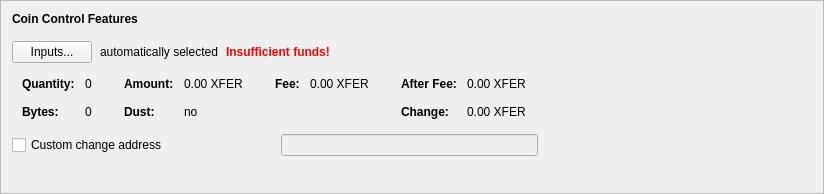
      <widget class="QFrame" name="frameCoinControl">
       <property name="sizePolicy">
        <sizepolicy hsizetype="Preferred" vsizetype="Fixed">
         <horstretch>0</horstretch>
         <verstretch>0</verstretch>
        </sizepolicy>
       </property>
       <property name="minimumSize">
        <size>
         <width>600</width>
         <height>194</height>
        </size>
       </property>
       <property name="frameShape">
        <enum>QFrame::StyledPanel</enum>
       </property>
       <property name="frameShadow">
        <enum>QFrame::Raised</enum>
       </property>
       <layout class="QVBoxLayout" name="verticalLayout_4">
        <item>
         <layout class="QVBoxLayout" name="verticalLayoutCoinControl" stretch="0,0,0,0,0">
          <property name="spacing">
           <number>0</number>
          </property>
          <property name="sizeConstraint">
           <enum>QLayout::SetDefaultConstraint</enum>
          </property>
          <property name="leftMargin">
           <number>0</number>
          </property>
          <property name="topMargin">
           <number>0</number>
          </property>
          <item>
           <layout class="QHBoxLayout" name="horizontalLayoutCoinControl1">
            <property name="bottomMargin">
             <number>15</number>
            </property>
            <item>
             <widget class="QLabel" name="labelCoinControlFeatures">
              <property name="sizePolicy">
               <sizepolicy hsizetype="Preferred" vsizetype="Maximum">
                <horstretch>0</horstretch>
                <verstretch>0</verstretch>
               </sizepolicy>
              </property>
              <property name="font">
               <font>
                <weight>75</weight>
                <bold>true</bold>
               </font>
              </property>
              <property name="styleSheet">
               <string notr="true">font-weight:bold;</string>
              </property>
              <property name="text">
               <string>Coin Control Features</string>
              </property>
             </widget>
            </item>
           </layout>
          </item>
          <item>
           <layout class="QHBoxLayout" name="horizontalLayoutCoinControl2" stretch="0,0,0,0">
            <property name="spacing">
             <number>8</number>
            </property>
            <property name="bottomMargin">
             <number>10</number>
            </property>
            <item>
             <widget class="QPushButton" name="pushButtonCoinControl">
              <property name="styleSheet">
               <string notr="true"/>
              </property>
              <property name="text">
               <string>Inputs...</string>
              </property>
              <property name="autoDefault">
               <bool>false</bool>
              </property>
             </widget>
            </item>
            <item>
             <widget class="QLabel" name="labelCoinControlAutomaticallySelected">
              <property name="text">
               <string>automatically selected</string>
              </property>
              <property name="margin">
               <number>5</number>
              </property>
             </widget>
            </item>
            <item>
             <widget class="QLabel" name="labelCoinControlInsuffFunds">
              <property name="font">
               <font>
                <weight>75</weight>
                <bold>true</bold>
               </font>
              </property>
              <property name="styleSheet">
               <string notr="true">color:red;font-weight:bold;</string>
              </property>
              <property name="text">
               <string>Insufficient funds!</string>
              </property>
              <property name="margin">
               <number>5</number>
              </property>
             </widget>
            </item>
            <item>
             <spacer name="horizontalSpacerCoinControl">
              <property name="orientation">
               <enum>Qt::Horizontal</enum>
              </property>
              <property name="sizeHint" stdset="0">
               <size>
                <width>40</width>
                <height>1</height>
               </size>
              </property>
             </spacer>
            </item>
           </layout>
          </item>
          <item>
           <widget class="QWidget" name="widgetCoinControl" native="true">
            <property name="sizePolicy">
             <sizepolicy hsizetype="Preferred" vsizetype="Preferred">
              <horstretch>0</horstretch>
              <verstretch>0</verstretch>
             </sizepolicy>
            </property>
            <property name="minimumSize">
             <size>
              <width>0</width>
              <height>0</height>
             </size>
            </property>
            <property name="styleSheet">
             <string notr="true"/>
            </property>
            <layout class="QHBoxLayout" name="horizontalLayoutCoinControl5">
             <property name="leftMargin">
              <number>0</number>
             </property>
             <property name="topMargin">
              <number>0</number>
             </property>
             <property name="rightMargin">
              <number>0</number>
             </property>
             <property name="bottomMargin">
              <number>0</number>
             </property>
             <item>
              <layout class="QHBoxLayout" name="horizontalLayoutCoinControl3" stretch="0,0,0,1">
               <property name="spacing">
                <number>20</number>
               </property>
               <property name="topMargin">
                <number>0</number>
               </property>
               <property name="bottomMargin">
                <number>10</number>
               </property>
               <item>
                <layout class="QFormLayout" name="formLayoutCoinControl1">
                 <property name="horizontalSpacing">
                  <number>10</number>
                 </property>
                 <property name="verticalSpacing">
                  <number>14</number>
                 </property>
                 <property name="leftMargin">
                  <number>10</number>
                 </property>
                 <property name="topMargin">
                  <number>4</number>
                 </property>
                 <property name="rightMargin">
                  <number>6</number>
                 </property>
                 <item row="0" column="0">
                  <widget class="QLabel" name="labelCoinControlQuantityText">
                   <property name="font">
                    <font>
                     <weight>75</weight>
                     <bold>true</bold>
                    </font>
                   </property>
                   <property name="text">
                    <string>Quantity:</string>
                   </property>
                   <property name="margin">
                    <number>0</number>
                   </property>
                  </widget>
                 </item>
                 <item row="0" column="1">
                  <widget class="QLabel" name="labelCoinControlQuantity">
                   <property name="cursor">
                    <cursorShape>IBeamCursor</cursorShape>
                   </property>
                   <property name="contextMenuPolicy">
                    <enum>Qt::ActionsContextMenu</enum>
                   </property>
                   <property name="text">
                    <string notr="true">0</string>
                   </property>
                   <property name="margin">
                    <number>0</number>
                   </property>
                   <property name="textInteractionFlags">
                    <set>Qt::LinksAccessibleByMouse|Qt::TextSelectableByKeyboard|Qt::TextSelectableByMouse</set>
                   </property>
                  </widget>
                 </item>
                 <item row="1" column="0">
                  <widget class="QLabel" name="labelCoinControlBytesText">
                   <property name="font">
                    <font>
                     <weight>75</weight>
                     <bold>true</bold>
                    </font>
                   </property>
                   <property name="text">
                    <string>Bytes:</string>
                   </property>
                  </widget>
                 </item>
                 <item row="1" column="1">
                  <widget class="QLabel" name="labelCoinControlBytes">
                   <property name="cursor">
                    <cursorShape>IBeamCursor</cursorShape>
                   </property>
                   <property name="contextMenuPolicy">
                    <enum>Qt::ActionsContextMenu</enum>
                   </property>
                   <property name="text">
                    <string notr="true">0</string>
                   </property>
                   <property name="textInteractionFlags">
                    <set>Qt::LinksAccessibleByMouse|Qt::TextSelectableByKeyboard|Qt::TextSelectableByMouse</set>
                   </property>
                  </widget>
                 </item>
                </layout>
               </item>
               <item>
                <layout class="QFormLayout" name="formLayoutCoinControl2">
                 <property name="horizontalSpacing">
                  <number>10</number>
                 </property>
                 <property name="verticalSpacing">
                  <number>14</number>
                 </property>
                 <property name="leftMargin">
                  <number>6</number>
                 </property>
                 <property name="topMargin">
                  <number>4</number>
                 </property>
                 <property name="rightMargin">
                  <number>6</number>
                 </property>
                 <item row="0" column="0">
                  <widget class="QLabel" name="labelCoinControlAmountText">
                   <property name="font">
                    <font>
                     <weight>75</weight>
                     <bold>true</bold>
                    </font>
                   </property>
                   <property name="text">
                    <string>Amount:</string>
                   </property>
                   <property name="margin">
                    <number>0</number>
                   </property>
                  </widget>
                 </item>
                 <item row="0" column="1">
                  <widget class="QLabel" name="labelCoinControlAmount">
                   <property name="cursor">
                    <cursorShape>IBeamCursor</cursorShape>
                   </property>
                   <property name="contextMenuPolicy">
                    <enum>Qt::ActionsContextMenu</enum>
                   </property>
                   <property name="text">
                    <string notr="true">0.00 XFER</string>
                   </property>
                   <property name="textInteractionFlags">
                    <set>Qt::LinksAccessibleByMouse|Qt::TextSelectableByKeyboard|Qt::TextSelectableByMouse</set>
                   </property>
                  </widget>
                 </item>
                 <item row="1" column="0">
                  <widget class="QLabel" name="labelCoinControlLowOutputText">
                   <property name="font">
                    <font>
                     <weight>75</weight>
                     <bold>true</bold>
                    </font>
                   </property>
                   <property name="text">
                    <string>Dust:</string>
                   </property>
                  </widget>
                 </item>
                 <item row="1" column="1">
                  <widget class="QLabel" name="labelCoinControlLowOutput">
                   <property name="cursor">
                    <cursorShape>IBeamCursor</cursorShape>
                   </property>
                   <property name="contextMenuPolicy">
                    <enum>Qt::ActionsContextMenu</enum>
                   </property>
                   <property name="text">
                    <string notr="true">no</string>
                   </property>
                   <property name="textInteractionFlags">
                    <set>Qt::LinksAccessibleByMouse|Qt::TextSelectableByKeyboard|Qt::TextSelectableByMouse</set>
                   </property>
                  </widget>
                 </item>
                </layout>
               </item>
               <item>
                <layout class="QFormLayout" name="formLayoutCoinControl3">
                 <property name="horizontalSpacing">
                  <number>10</number>
                 </property>
                 <property name="verticalSpacing">
                  <number>14</number>
                 </property>
                 <property name="leftMargin">
                  <number>6</number>
                 </property>
                 <property name="topMargin">
                  <number>4</number>
                 </property>
                 <property name="rightMargin">
                  <number>6</number>
                 </property>
                 <item row="0" column="0">
                  <widget class="QLabel" name="labelCoinControlFeeText">
                   <property name="font">
                    <font>
                     <weight>75</weight>
                     <bold>true</bold>
                    </font>
                   </property>
                   <property name="text">
                    <string>Fee:</string>
                   </property>
                   <property name="margin">
                    <number>0</number>
                   </property>
                  </widget>
                 </item>
                 <item row="0" column="1">
                  <widget class="QLabel" name="labelCoinControlFee">
                   <property name="cursor">
                    <cursorShape>IBeamCursor</cursorShape>
                   </property>
                   <property name="contextMenuPolicy">
                    <enum>Qt::ActionsContextMenu</enum>
                   </property>
                   <property name="text">
                    <string notr="true">0.00 XFER</string>
                   </property>
                   <property name="textInteractionFlags">
                    <set>Qt::LinksAccessibleByMouse|Qt::TextSelectableByKeyboard|Qt::TextSelectableByMouse</set>
                   </property>
                  </widget>
                 </item>
                </layout>
               </item>
               <item>
                <layout class="QFormLayout" name="formLayoutCoinControl4">
                 <property name="horizontalSpacing">
                  <number>10</number>
                 </property>
                 <property name="verticalSpacing">
                  <number>14</number>
                 </property>
                 <property name="leftMargin">
                  <number>6</number>
                 </property>
                 <property name="topMargin">
                  <number>4</number>
                 </property>
                 <property name="rightMargin">
                  <number>6</number>
                 </property>
                 <item row="0" column="0">
                  <widget class="QLabel" name="labelCoinControlAfterFeeText">
                   <property name="font">
                    <font>
                     <weight>75</weight>
                     <bold>true</bold>
                    </font>
                   </property>
                   <property name="text">
                    <string>After Fee:</string>
                   </property>
                   <property name="margin">
                    <number>0</number>
                   </property>
                  </widget>
                 </item>
                 <item row="0" column="1">
                  <widget class="QLabel" name="labelCoinControlAfterFee">
                   <property name="cursor">
                    <cursorShape>IBeamCursor</cursorShape>
                   </property>
                   <property name="contextMenuPolicy">
                    <enum>Qt::ActionsContextMenu</enum>
                   </property>
                   <property name="text">
                    <string notr="true">0.00 XFER</string>
                   </property>
                   <property name="textInteractionFlags">
                    <set>Qt::LinksAccessibleByMouse|Qt::TextSelectableByKeyboard|Qt::TextSelectableByMouse</set>
                   </property>
                  </widget>
                 </item>
                 <item row="1" column="0">
                  <widget class="QLabel" name="labelCoinControlChangeText">
                   <property name="font">
                    <font>
                     <weight>75</weight>
                     <bold>true</bold>
                    </font>
                   </property>
                   <property name="text">
                    <string>Change:</string>
                   </property>
                  </widget>
                 </item>
                 <item row="1" column="1">
                  <widget class="QLabel" name="labelCoinControlChange">
                   <property name="cursor">
                    <cursorShape>IBeamCursor</cursorShape>
                   </property>
                   <property name="contextMenuPolicy">
                    <enum>Qt::ActionsContextMenu</enum>
                   </property>
                   <property name="text">
                    <string notr="true">0.00 XFER</string>
                   </property>
                   <property name="textInteractionFlags">
                    <set>Qt::LinksAccessibleByMouse|Qt::TextSelectableByKeyboard|Qt::TextSelectableByMouse</set>
                   </property>
                  </widget>
                 </item>
                </layout>
               </item>
              </layout>
             </item>
            </layout>
           </widget>
          </item>
          <item>
           <layout class="QHBoxLayout" name="horizontalLayoutCoinControl4" stretch="0,0,0">
            <property name="spacing">
             <number>12</number>
            </property>
            <property name="sizeConstraint">
             <enum>QLayout::SetDefaultConstraint</enum>
            </property>
            <property name="topMargin">
             <number>5</number>
            </property>
            <property name="rightMargin">
             <number>5</number>
            </property>
            <item>
             <widget class="QCheckBox" name="checkBoxCoinControlChange">
              <property name="toolTip">
               <string>If this is activated, but the change address is empty or invalid, change will be sent to a newly generated address.</string>
              </property>
              <property name="text">
               <string>Custom change address</string>
              </property>
             </widget>
            </item>
            <item>
             <widget class="QValidatedLineEdit" name="lineEditCoinControlChange">
              <property name="enabled">
               <bool>false</bool>
              </property>
              <property name="sizePolicy">
               <sizepolicy hsizetype="Ignored" vsizetype="Fixed">
                <horstretch>0</horstretch>
                <verstretch>0</verstretch>
               </sizepolicy>
              </property>
             </widget>
            </item>
            <item>
             <widget class="QLabel" name="labelCoinControlChangeLabel">
              <property name="sizePolicy">
               <sizepolicy hsizetype="Preferred" vsizetype="Expanding">
                <horstretch>0</horstretch>
                <verstretch>0</verstretch>
               </sizepolicy>
              </property>
              <property name="minimumSize">
               <size>
                <width>0</width>
                <height>0</height>
               </size>
              </property>
              <property name="text">
               <string/>
              </property>
              <property name="margin">
               <number>3</number>
              </property>
             </widget>
            </item>
           </layout>
          </item>
          <item>
           <spacer name="verticalSpacerCoinControl">
            <property name="orientation">
             <enum>Qt::Vertical</enum>
            </property>
            <property name="sizeType">
             <enum>QSizePolicy::Expanding</enum>
            </property>
            <property name="sizeHint" stdset="0">
             <size>
              <width>800</width>
              <height>1</height>
             </size>
            </property>
           </spacer>
          </item>
         </layout>
        </item>
       </layout>
      </widget>
